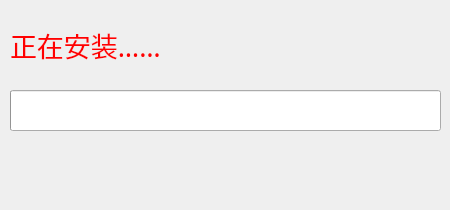
<?xml version="1.0" encoding="UTF-8"?>
<ui version="4.0">
 <class>Saving</class>
 <widget class="QDialog" name="Saving">
  <property name="geometry">
   <rect>
    <x>0</x>
    <y>0</y>
    <width>450</width>
    <height>210</height>
   </rect>
  </property>
  <property name="windowTitle">
   <string>保存中……</string>
  </property>
  <property name="windowIcon">
   <iconset resource="pic.qrc">
    <normaloff>:/new/prefix1/001.ico</normaloff>:/new/prefix1/001.ico</iconset>
  </property>
  <widget class="QLabel" name="label">
   <property name="geometry">
    <rect>
     <x>10</x>
     <y>20</y>
     <width>350</width>
     <height>50</height>
    </rect>
   </property>
   <property name="font">
    <font>
     <family>黑体</family>
     <pointsize>20</pointsize>
    </font>
   </property>
   <property name="styleSheet">
    <string notr="true">color: rgb(255, 0, 0);</string>
   </property>
   <property name="text">
    <string>正在安装……</string>
   </property>
  </widget>
  <widget class="QProgressBar" name="progressBar">
   <property name="geometry">
    <rect>
     <x>10</x>
     <y>90</y>
     <width>431</width>
     <height>41</height>
    </rect>
   </property>
   <property name="value">
    <number>0</number>
   </property>
   <property name="textVisible">
    <bool>false</bool>
   </property>
  </widget>
 </widget>
 <resources>
  <include location="pic.qrc"/>
 </resources>
 <connections/>
</ui>
